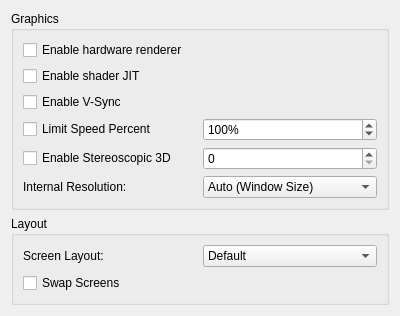
<?xml version="1.0" encoding="UTF-8"?>
<ui version="4.0">
 <class>ConfigureGraphics</class>
 <widget class="QWidget" name="ConfigureGraphics">
  <property name="geometry">
   <rect>
    <x>0</x>
    <y>0</y>
    <width>400</width>
    <height>300</height>
   </rect>
  </property>
  <property name="windowTitle">
   <string>Form</string>
  </property>
  <layout class="QVBoxLayout" name="verticalLayout">
   <item>
    <layout class="QVBoxLayout" name="verticalLayout_3">
     <item>
      <widget class="QGroupBox" name="groupBox">
       <property name="title">
        <string>Graphics</string>
       </property>
       <layout class="QVBoxLayout" name="verticalLayout_2">
        <item>
         <widget class="QCheckBox" name="toggle_hw_renderer">
          <property name="text">
           <string>Enable hardware renderer</string>
          </property>
         </widget>
        </item>
        <item>
         <widget class="QCheckBox" name="toggle_shader_jit">
          <property name="text">
           <string>Enable shader JIT</string>
          </property>
         </widget>
        </item>
        <item>
         <widget class="QCheckBox" name="toggle_vsync">
          <property name="text">
           <string>Enable V-Sync</string>
          </property>
         </widget>
        </item>
        <item>
         <layout class="QHBoxLayout" name="horizontalLayout_2">
          <item>
           <widget class="QCheckBox" name="toggle_frame_limit">
            <property name="text">
             <string>Limit Speed Percent</string>
            </property>
           </widget>
          </item>
          <item>
           <widget class="QSpinBox" name="frame_limit">
            <property name="suffix">
             <string>%</string>
            </property>
            <property name="minimum">
             <number>1</number>
            </property>
            <property name="maximum">
             <number>9999</number>
            </property>
            <property name="value">
             <number>100</number>
            </property>
           </widget>
          </item>
         </layout>
        </item>
        <item>
         <layout class="QHBoxLayout" name="horizontalLayout_5">
          <item>
           <widget class="QCheckBox" name="toggle_3d">
            <property name="text">
             <string>Enable Stereoscopic 3D</string>
            </property>
           </widget>
          </item>
          <item>
           <widget class="QSpinBox" name="factor_3d">
            <property name="minimum">
             <number>0</number>
            </property>
            <property name="maximum">
             <number>10</number>
            </property>
            <property name="value">
             <number>0</number>
            </property>
           </widget>
          </item>
         </layout>
        </item>
        <item>
         <layout class="QHBoxLayout" name="horizontalLayout">
          <item>
           <widget class="QLabel" name="label">
            <property name="text">
             <string>Internal Resolution:</string>
            </property>
           </widget>
          </item>
          <item>
           <widget class="QComboBox" name="resolution_factor_combobox">
            <item>
             <property name="text">
              <string>Auto (Window Size)</string>
             </property>
            </item>
            <item>
             <property name="text">
              <string>Native (400x240)</string>
             </property>
            </item>
            <item>
             <property name="text">
              <string>2x Native (800x480)</string>
             </property>
            </item>
            <item>
             <property name="text">
              <string>3x Native (1200x720)</string>
             </property>
            </item>
            <item>
             <property name="text">
              <string>4x Native (1600x960)</string>
             </property>
            </item>
            <item>
             <property name="text">
              <string>5x Native (2000x1200)</string>
             </property>
            </item>
            <item>
             <property name="text">
              <string>6x Native (2400x1440)</string>
             </property>
            </item>
            <item>
             <property name="text">
              <string>7x Native (2800x1680)</string>
             </property>
            </item>
            <item>
             <property name="text">
              <string>8x Native (3200x1920)</string>
             </property>
            </item>
            <item>
             <property name="text">
              <string>9x Native (3600x2160)</string>
             </property>
            </item>
            <item>
             <property name="text">
              <string>10x Native (4000x2400)</string>
             </property>
            </item>
           </widget>
          </item>
         </layout>
        </item>
       </layout>
      </widget>
     </item>
    </layout>
   </item>
   <item>
    <widget class="QGroupBox" name="layoutBox">
     <property name="title">
      <string>Layout</string>
     </property>
     <layout class="QHBoxLayout" name="horizontalLayout_3">
      <item>
       <layout class="QVBoxLayout" name="verticalLayout_4">
        <item>
         <layout class="QHBoxLayout" name="horizontalLayout_4">
          <item>
           <widget class="QLabel" name="label1">
            <property name="text">
             <string>Screen Layout:</string>
            </property>
           </widget>
          </item>
          <item>
           <widget class="QComboBox" name="layout_combobox">
            <item>
             <property name="text">
              <string>Default</string>
             </property>
            </item>
            <item>
             <property name="text">
              <string>Single Screen</string>
             </property>
            </item>
            <item>
             <property name="text">
              <string>Large Screen</string>
             </property>
            </item>
            <item>
             <property name="text">
              <string>Side by Side</string>
             </property>
            </item>
            <item>
             <property name="text">
              <string>Stereoscopic</string>
             </property>
            </item>
           </widget>
          </item>
         </layout>
        </item>
        <item>
         <widget class="QCheckBox" name="swap_screen">
          <property name="text">
           <string>Swap Screens</string>
          </property>
         </widget>
        </item>
       </layout>
      </item>
     </layout>
    </widget>
   </item>
   <item>
    <spacer name="verticalSpacer">
     <property name="orientation">
      <enum>Qt::Vertical</enum>
     </property>
     <property name="sizeHint" stdset="0">
      <size>
       <width>20</width>
       <height>40</height>
      </size>
     </property>
    </spacer>
   </item>
  </layout>
 </widget>
 <resources/>
 <connections>
  <connection>
   <sender>toggle_hw_renderer</sender>
   <signal>toggled(bool)</signal>
   <receiver>resolution_factor_combobox</receiver>
   <slot>setEnabled(bool)</slot>
  </connection>
 </connections>
</ui>
